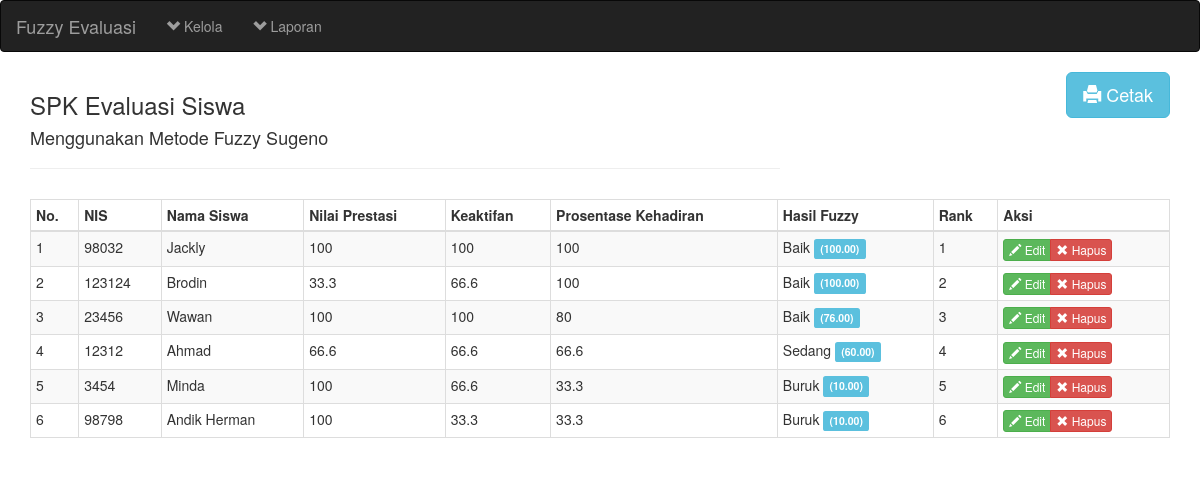
The page /fuzzyevaluasi2/laporan.php on the database its author committed.
### tables this page shows
CREATE TABLE `evaluasi` (
  `id_evaluasi` int(11) NOT NULL AUTO_INCREMENT,
  `id_siswa` int(11) NOT NULL DEFAULT '0',
  `prestasi` float DEFAULT '0',
  `keaktifan` float DEFAULT '0',
  `kehadiran` float DEFAULT '0',
  `datetime` datetime NOT NULL DEFAULT CURRENT_TIMESTAMP ON UPDATE CURRENT_TIMESTAMP,
  PRIMARY KEY (`id_evaluasi`)
);

### fuzzyevaluasi2/laporan.php (the view, shortened to what this page needs)
<?php
include('header.php');
?>
<div class="container">
	<div class="row" style="margin-bottom:10px;">
		<div class="col-xs-8 col-sm-8 col-md-8 col-lg-8">
			<h3>SPK Evaluasi Siswa</h3>
			<h4>Menggunakan Metode Fuzzy Sugeno</h4>
			<hr>
		</div>
		<div class="col-xs-4 col-sm-4 col-md-4 col-lg-4">
			<button type="button" class="print pull-right btn-lg btn btn-info no-print"><i class="glyphicon glyphicon-print"></i> Cetak</button>
		</div>
	</div>
	<?php
	$sql="select * from `08-view-fuzzy-sugeno`";
	$hasil=mysql_query($sql)or die('Query Fuzzy Sugeno Error:'.mysql_error());
	?>
	<table class="table table-hover table-bordered table-striped table-condensed">
		<thead>
			<tr>
				<th>No.</th>
				<th>NIS</th>
				<th>Nama Siswa</th>
				<th>Nilai Prestasi</th>
				<th>Keaktifan</th>
				<th>Prosentase Kehadiran</th>
				<th>Hasil Fuzzy</th>
				<th>Rank</th>
				<th class="no-print">Aksi</th>
			</tr>
		</thead>
		<tbody>
	<?php
	if($hasil!=null){
		$i=1;
		while($row=mysql_fetch_array($hasil)){
			echo "<tr>";
			echo "<td>".$i."</td>";
			echo "<td>".$row['nim']."</td>";
			echo "<td>".$row['nama_siswa']."</td>";
			echo "<td>".$row['prestasi']."</td>";
			echo "<td>".$row['keaktifan']."</td>";
			echo "<td>".$row['kehadiran']."</td>";
			echo "<td>".$row['fuzzy_output']." <span class='label label-info'>(".$row['defuzz'].") </span>"."</td>";
			echo "<td>".$i."</td>";
			echo "<td class='no-print'><div class='btn-group'><a class='btn btn-xs btn-success' href='proses.php?form=evaluasi&a=edit&id=".$row['id_evaluasi']."'><i class='glyphicon glyphicon-pencil'></i> Edit</a>
			<a class='btn btn-danger btn-xs' href='proses.php?form=evaluasi&a=delete&id=".$row['id_evaluasi']."'><i class='glyphicon glyphicon-remove'></i> Hapus</a></td>";
			echo "</tr>";
			$i++;
		}
	}
	?>
		</tbody>
	</table>
<?php
include('footer.php');
 ?>

### rows shown on the page
evaluasi: nim "98032", nama_siswa "Jackly", prestasi "100", keaktifan "100", kehadiran "100", fuzzy_output "Baik", defuzz "100.00"
evaluasi: nim "123124", nama_siswa "Brodin", prestasi "33.3", keaktifan "66.6", kehadiran "100", fuzzy_output "Baik", defuzz "100.00"
evaluasi: nim "23456", nama_siswa "Wawan", prestasi "100", keaktifan "100", kehadiran "80", fuzzy_output "Baik", defuzz "76.00"
evaluasi: nim "12312", nama_siswa "Ahmad", prestasi "66.6", keaktifan "66.6", kehadiran "66.6", fuzzy_output "Sedang", defuzz "60.00"
evaluasi: nim "3454", nama_siswa "Minda", prestasi "100", keaktifan "66.6", kehadiran "33.3", fuzzy_output "Buruk", defuzz "10.00"
evaluasi: nim "98798", nama_siswa "Andik Herman", prestasi "100", keaktifan "33.3", kehadiran "33.3", fuzzy_output "Buruk", defuzz "10.00"
